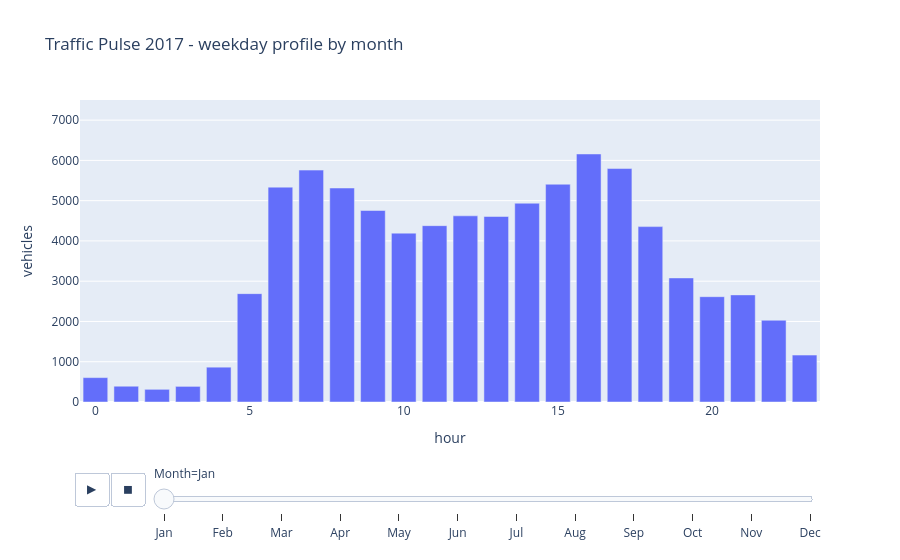

The notebook cell this image was saved under:
### Code cell
fig = px.bar(mp, x="hour", y="vehicles",
             animation_frame="Month", category_orders={"Month": MONTHS}, range_y=[0, 7500],
             title="Traffic Pulse 2017 - weekday profile by month")
fig.show()

check_E(frame_budget_ms, smoothstep, n_frames, duration_s, compression, fig)

### Figure 1 — Plotly figure (JSON) as saved in the notebook; plotly's stock layout.template omitted (floating-point values rounded to 4 significant figures)
{"data": [{"hovertemplate": "Month=Jan<br>hour=%{x}<br>vehicles=%{y}<extra></extra>", "legendgroup": "", "marker": {"color": "#636efa", "pattern": {"shape": ""}}, "name": "", "orientation": "v", "showlegend": false, "textposition": "auto", "type": "bar", "x": [0, 1, 2, 3, 4, 5, 6, 7, 8, 9, 10, 11, 12, 13, 14, 15, 16, 17, 18, 19, 20, 21, 22, 23], "xaxis": "x", "y": [605.6, 391.6, 315.0, 387.9, 864.7, 2691.0, 5336.0, 5759.0, 5315.0, 4756.0, 4194.0, 4379.0, 4624.0, 4607.0, 4936.0, 5408.0, 6159.0, 5798.0, 4356.0, 3081.0, 2616.0, 2660.0, 2030.0, 1165.0], "yaxis": "y"}], "layout": {"barmode": "relative", "legend": {"tracegroupgap": 0}, "sliders": [{"active": 0, "currentvalue": {"prefix": "Month="}, "len": 0.9, "pad": {"b": 10, "t": 60}, "steps": [{"args": [["Jan"], {"frame": {"duration": 0, "redraw": true}, "fromcurrent": true, "mode": "immediate", "transition": {"duration": 0, "easing": "linear"}}], "label": "Jan", "method": "animate"}, {"args": [["Feb"], {"frame": {"duration": 0, "redraw": true}, "fromcurrent": true, "mode": "immediate", "transition": {"duration": 0, "easing": "linear"}}], "label": "Feb", "method": "animate"}, {"args": [["Mar"], {"frame": {"duration": 0, "redraw": true}, "fromcurrent": true, "mode": "immediate", "transition": {"duration": 0, "easing": "linear"}}], "label": "Mar", "method": "animate"}, {"args": [["Apr"], {"frame": {"duration": 0, "redraw": true}, "fromcurrent": true, "mode": "immediate", "transition": {"duration": 0, "easing": "linear"}}], "label": "Apr", "method": "animate"}, {"args": [["May"], {"frame": {"duration": 0, "redraw": true}, "fromcurrent": true, "mode": "immediate", "transition": {"duration": 0, "easing": "linear"}}], "label": "May", "method": "animate"}, {"args": [["Jun"], {"frame": {"duration": 0, "redraw": true}, "fromcurrent": true, "mode": "immediate", "transition": {"duration": 0, "easing": "linear"}}], "label": "Jun", "method": "animate"}, {"args": [["Jul"], {"frame": {"duration": 0, "redraw": true}, "fromcurrent": true, "mode": "immediate", "transition": {"duration": 0, "easing": "linear"}}], "label": "Jul", "method": "animate"}, {"args": [["Aug"], {"frame": {"duration": 0, "redraw": true}, "fromcurrent": true, "mode": "immediate", "transition": {"duration": 0, "easing": "linear"}}], "label": "Aug", "method": "animate"}, {"args": [["Sep"], {"frame": {"duration": 0, "redraw": true}, "fromcurrent": true, "mode": "immediate", "transition": {"duration": 0, "easing": "linear"}}], "label": "Sep", "method": "animate"}, {"args": [["Oct"], {"frame": {"duration": 0, "redraw": true}, "fromcurrent": true, "mode": "immediate", "transition": {"duration": 0, "easing": "linear"}}], "label": "Oct", "method": "animate"}, {"args": [["Nov"], {"frame": {"duration": 0, "redraw": true}, "fromcurrent": true, "mode": "immediate", "transition": {"duration": 0, "easing": "linear"}}], "label": "Nov", "method": "animate"}, {"args": [["Dec"], {"frame": {"duration": 0, "redraw": true}, "fromcurrent": true, "mode": "immediate", "transition": {"duration": 0, "easing": "linear"}}], "label": "Dec", "method": "animate"}], "x": 0.1, "xanchor": "left", "y": 0, "yanchor": "top"}], "title": {"text": "Traffic Pulse 2017 - weekday profile by month"}, "updatemenus": [{"buttons": [{"args": [null, {"frame": {"duration": 500, "redraw": true}, "fromcurrent": true, "mode": "immediate", "transition": {"duration": 500, "easing": "linear"}}], "label": "&#9654;", "method": "animate"}, {"args": [[null], {"frame": {"duration": 0, "redraw": true}, "fromcurrent": true, "mode": "immediate", "transition": {"duration": 0, "easing": "linear"}}], "label": "&#9724;", "method": "animate"}], "direction": "left", "pad": {"r": 10, "t": 70}, "showactive": false, "type": "buttons", "x": 0.1, "xanchor": "right", "y": 0, "yanchor": "top"}], "xaxis": {"anchor": "y", "domain": [0, 1], "title": {"text": "hour"}}, "yaxis": {"anchor": "x", "domain": [0, 1], "range": [0, 7500], "title": {"text": "vehicles"}}}}
